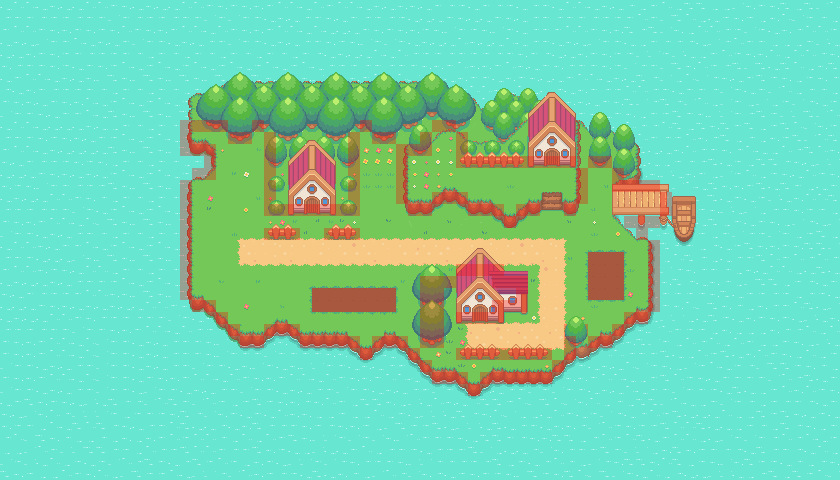

A 2D game scene composited from a Tiled map and its tileset images. What follows is a short description and the map's XML, with each tile layer's data collapsed to a summary:
An orthogonal 70x40 tile map with 12x12 px tiles, 15 tile layers (Ocean, Island, Trees, Trees 2, ...), 2 tilesets.

<map version="1.9" tiledversion="1.9.0" orientation="orthogonal" renderorder="right-down" width="70" height="40" tilewidth="12" tileheight="12" infinite="0" nextlayerid="27" nextobjectid="1">
 <editorsettings>
  <export target="../../pelletTown.json" format="json" />
 </editorsettings>
 <tileset firstgid="1" source="pokemonStyleGameTileset.tsx" />
 <tileset firstgid="1025" source="collisionTileset.tsx" />
 <layer id="1" name="Ocean" width="70" height="40">
  <data>[2800 cells, 2800 non-empty, 9 distinct tile ids]</data>
 </layer>
 <layer id="5" name="Island" width="70" height="40">
  <data>[2800 cells, 909 non-empty, 119 distinct tile ids]</data>
 </layer>
 <layer id="11" name="Trees" width="70" height="40">
  <data>[2800 cells, 120 non-empty, 22 distinct tile ids]</data>
 </layer>
 <layer id="12" name="Trees 2" width="70" height="40">
  <data>[2800 cells, 130 non-empty, 23 distinct tile ids]</data>
 </layer>
 <layer id="13" name="Trees 3" width="70" height="40">
  <data>[2800 cells, 96 non-empty, 22 distinct tile ids]</data>
 </layer>
 <layer id="16" name="Plateau" width="70" height="40">
  <data>[2800 cells, 127 non-empty, 85 distinct tile ids]</data>
 </layer>
 <layer id="6" name="Flowers and Grass" width="70" height="40">
  <data>[2800 cells, 93 non-empty, 31 distinct tile ids]</data>
 </layer>
 <group id="17" name="Objects">
  <layer id="15" name="Bushes" width="70" height="40">
   <data>[2800 cells, 28 non-empty, 4 distinct tile ids]</data>
  </layer>
  <layer id="8" name="Fence" width="70" height="40">
   <data>[2800 cells, 41 non-empty, 9 distinct tile ids]</data>
  </layer>
  <layer id="14" name="House Trees" width="70" height="40">
   <data>[2800 cells, 38 non-empty, 8 distinct tile ids]</data>
  </layer>
  <layer id="4" name="House" width="70" height="40">
   <data>[2800 cells, 112 non-empty, 84 distinct tile ids]</data>
  </layer>
  <layer id="10" name="Dock" width="70" height="40">
   <data>[2800 cells, 42 non-empty, 42 distinct tile ids]</data>
  </layer>
 </group>
 <layer id="20" name="Collisions" width="70" height="40" opacity="0.3">
  <data>[2800 cells, 185 non-empty, 1 distinct tile ids]</data>
 </layer>
 <layer id="26" name="Battle Zones" width="70" height="40" opacity="0.5">
  <data>[2800 cells, 26 non-empty, 1 distinct tile ids]</data>
 </layer>
 <layer id="22" name="Foreground Objects" width="70" height="40">
  <data>[2800 cells, 45 non-empty, 26 distinct tile ids]</data>
 </layer>
</map>
